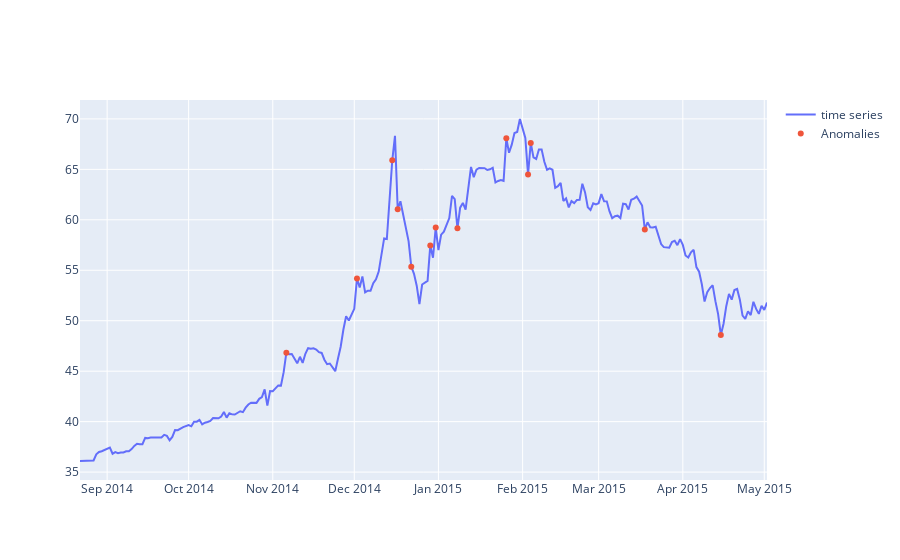

The notebook cell saved with this chart:
### Code cell
a = df_res.loc[df_res.anomaly, ['USD']]
fig = go.Figure()
fig.add_trace(go.Scatter(x=df_res.index, y=df_res.USD, 
                        mode='lines', name='time series'))
fig.add_trace(go.Scatter(x=a.index, y=a.USD, 
                       mode='markers', name='Anomalies'))
#fig.update_layout(title="USD/RUB")

### Figure 1 — Plotly figure (JSON) as saved in the notebook; plotly's stock layout.template omitted (floating-point values rounded to 4 significant figures; data arrays with more than 128 entries replaced by an {"elided": "..."} marker saying what was removed)
{"data": [{"mode": "lines", "name": "time series", "type": "scatter", "x": {"elided": "244 str values"}, "y": {"elided": "244 float values"}}, {"mode": "markers", "name": "Anomalies", "type": "scatter", "x": ["2014-11-06T00:00:00", "2014-12-02T00:00:00", "2014-12-15T00:00:00", "2014-12-17T00:00:00", "2014-12-22T00:00:00", "2014-12-29T00:00:00", "2014-12-31T00:00:00", "2015-01-08T00:00:00", "2015-01-26T00:00:00", "2015-02-03T00:00:00", "2015-02-04T00:00:00", "2015-03-18T00:00:00", "2015-04-15T00:00:00"], "y": [46.83, 54.18, 65.9, 61.05, 55.36, 57.46, 59.23, 59.16, 68.08, 64.49, 67.61, 59.05, 48.58]}], "layout": {}}
